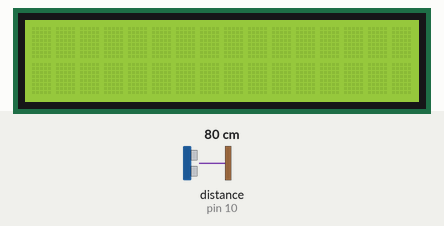
A sketch run on a simulated Arduino Uno, built with avr-gcc and run on an emulated ATmega328P. Shown: 16×2 character LCD. Inputs (shaded band) come from the test bench; at power-on: distance to the obstacle (sensor on pin 10) 80 cm. The echo pulse lasts 58.3 µs per cm; what the sketch prints to the serial monitor is not drawn.

Above: at 1.2 s.
1.3 s: distance to the obstacle (sensor on pin 10) set to 15 cm
2.8 s: distance to the obstacle (sensor on pin 10) set to 12 cm
At 3.4 s:
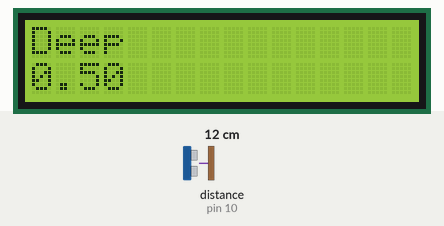
4.3 s: distance to the obstacle (sensor on pin 10) set to 2 cm
At 5.0 s:
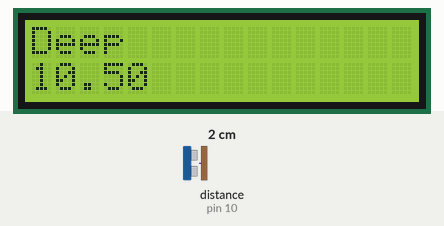
Timing chart, 0 to 7.3 s (numbered marks = the images above; inputs shaded):
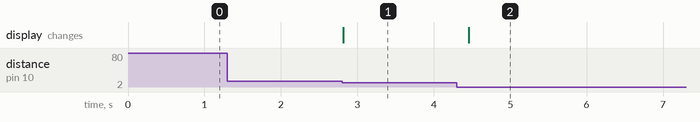

The sketch:

ULTRASONICSsensorMEASUREdeep2.ino
```cpp
#include <LiquidCrystal_I2C.h>
#include <HCSR04.h>

HCSR04 hc(12, 10); //initialisation class HCSR04 (trig pin , echo pin)
LiquidCrystal_I2C lcd(0x27, 16, 2);


float resetDistance;

void setup()
{
  // initialize LCD
  lcd.init();
  // turn on LCD backlight
  lcd.backlight();
  Serial.begin(9600);

}

void loop()
{
  float  distance = hc.dist();
 //Serial.println(distance);

    if(distance<14){
      resetDistance =((12.50) - (distance));

      lcd.clear();
      lcd.setCursor(0, 0);
      lcd.print("Deep");
      lcd.setCursor(0, 1);
      lcd.print(resetDistance);
      Serial.println(resetDistance);
      delay(150);}
}
```

Measured:
- the behaviour switches between 14 and 13 cm on distance to the obstacle (sensor on pin 10) (found by bisection; images 0 and 1)
- after the input at 1.3 s, every drawn part: stays the same
- after the input at 2.8 s, the display: changes at once (image 1)
- after the input at 4.3 s, the display: changes after 0.16 s (image 2)
